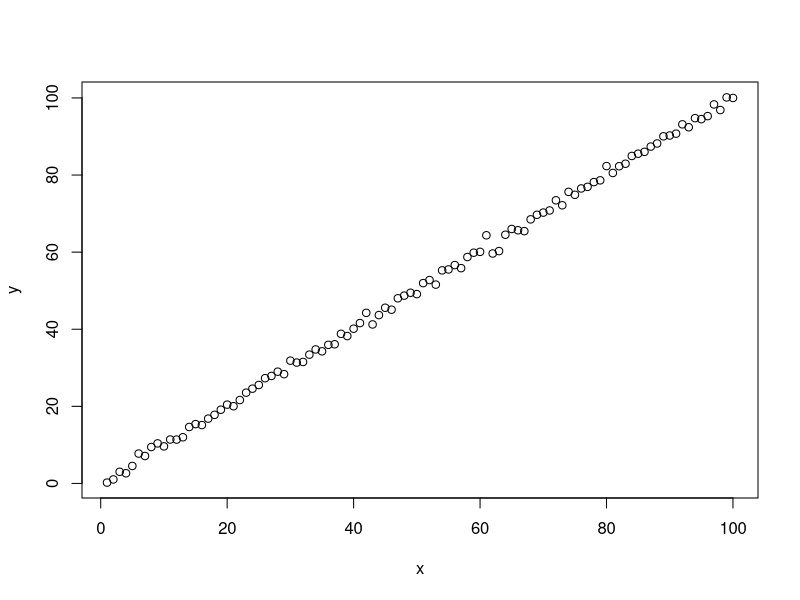

R code for this plot:
# This is our external R script called example.R
# We're adding two chunks variablesXY and plotXY



## @knitr variablesXY

x<-1:100
y<-x+rnorm(100)
head(data.frame(x,y))

## @knitr plotXY

plot(x,y)